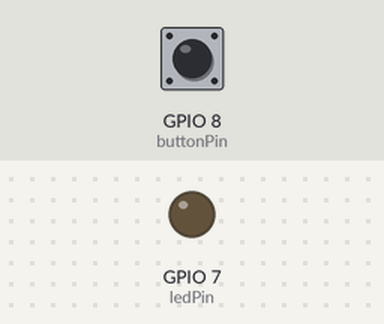
Simulated run of this sketch. Board: Seeed XIAO ESP32-S3. On the bench: output pins drawn as LEDs (lit = HIGH). The inputs (shaded band) are chosen by the test bench; at power-on: GPIO 8 (buttonPin) HIGH.

Above: at 1.2 s.
1.3 s: GPIO 8 (buttonPin) pulled LOW for 0.15 s
At 2.5 s:
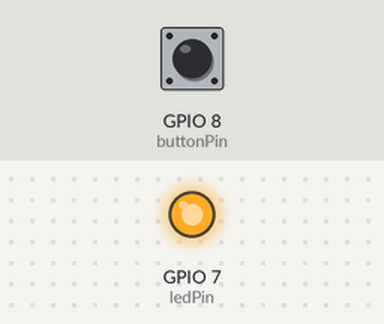
2.9 s: GPIO 8 (buttonPin) pulled LOW for 1 s
At 4.0 s:
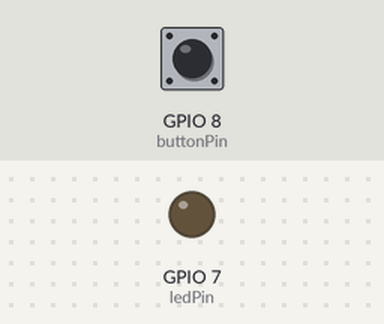
5.4 s: GPIO 8 (buttonPin) pulled LOW for 3.2 s
At 5.9 s:
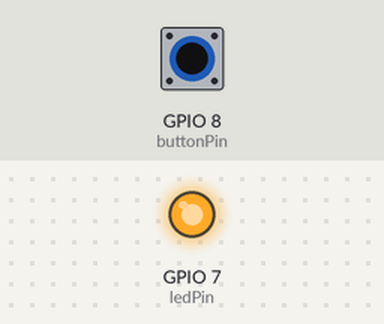
Timing chart, 0 to 8.4 s (numbered marks = the images above; inputs shaded):
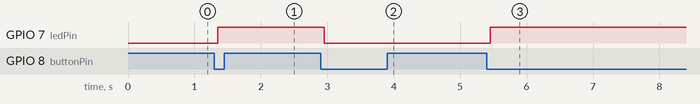

The sketch:

xiao2.ino
```cpp
// Definir los pines
const int ledPin = D8;     // Pin donde está conectado el LED
const int buttonPin = D9;   // Pin donde conectaremos el botón (puedes cambiarlo)

// Variables para recordar los estados
int ledState = LOW;         // Estado actual del LED (apagado por defecto)
int lastButtonState = HIGH; // Estado anterior del botón (HIGH por el pull-up)
int currentButtonState;     // Estado actual leído del botón

// Variables para el "debounce" (evitar rebotes falsos del botón)
unsigned long lastDebounceTime = 0;
unsigned long debounceDelay = 50;   // 50 milisegundos de espera

void setup() {
  // Configurar el pin del LED como salida
  pinMode(ledPin, OUTPUT);

  // Configurar el pin del botón como entrada con resistencia interna (Pull-up)
  // Al usar INPUT_PULLUP, el botón leerá HIGH normalmente, y LOW al presionarlo.
  pinMode(buttonPin, INPUT_PULLUP);

  // Asegurarnos de que el LED inicie en el estado por defecto (apagado)
  digitalWrite(ledPin, ledState);
}

void loop() {
  // Leer el estado físico actual del botón
  int reading = digitalRead(buttonPin);

  // Si el estado del botón cambió (alguien lo tocó o hay ruido eléctrico)
  if (reading != lastButtonState) {
    lastDebounceTime = millis(); // Reiniciar el temporizador
  }

  // Si ya pasó el tiempo de espera (50ms) y la señal es estable
  if ((millis() - lastDebounceTime) > debounceDelay) {

    // Si el estado realmente cambió
    if (reading != currentButtonState) {
      currentButtonState = reading;

      // Solo cambiamos el estado del LED si el botón fue PRESIONADO (leemos LOW)
      if (currentButtonState == LOW) {
        ledState = !ledState; // Invierte el estado: si era HIGH pasa a LOW, y viceversa
      }
    }
  }

  // Encender o apagar el LED según el estado guardado
  digitalWrite(ledPin, ledState);

  // Guardar la lectura actual para la próxima vuelta del ciclo
  lastButtonState = reading;
}
```

Measured:
- after the input at 1.3 s, GPIO 7 (ledPin): LOW → HIGH after 0.05 s
- after the input at 2.9 s, GPIO 7 (ledPin): HIGH → LOW after 0.05 s
- after the input at 5.4 s, GPIO 7 (ledPin): LOW → HIGH after 0.05 s
